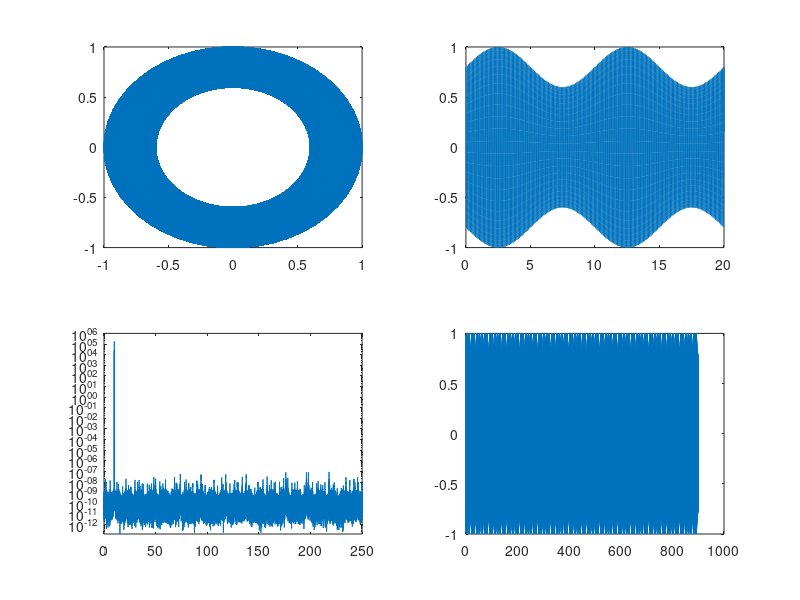

Write the MATLAB code that produced this figure. (Note: this script raises an error after producing the figure.)
%%
% Generate 'Signal'
clear;clc
f = 10;  % carry frequency
Fs = 500;  % sampling rate
n = (1:450000)./Fs;
N = length(n);  % number of samples
CarrySignal = 2*pi*f*n;
% AM
mt = 0.2*sin(2*pi*n*0.1);  % message, 0.1 is message frequency
enve = 0.8*ones(1, length(n))+mt;  % generate envelop
Signal = (enve.*exp(i*CarrySignal))';  % modulate
a = real(Signal);
figure(1);
subplot(2,2,1)
plot(Signal);

xaxis = (0:length(a)-1)./Fs;
subplot(2,2,2)
plot(xaxis, a); axis([0 20 -1 1]);

freqSig = abs(fft(a, N));
freq = Fs*(0:N-1)/N;
subplot(2,2,3);
semilogy(freq, freqSig); axis([0 Fs/2 0 10^(6)]);

subplot(2,2,4)
plot(xaxis, a);

%%
% Send 'Signal' through Pluto
CenterFrequency = 800e6;
BasebandSampleRate = 1e6;
txPluto = sdrtx('Pluto', 'RadioID', 'usb:0', ...
    'CenterFrequency', CenterFrequency, ...
    'BasebandSampleRate', BasebandSampleRate, ...
    'ChannelMapping',1, ...
    'Gain',0);
%%
i=3;
while i
    txPluto(Signal);
    i=i-1;
end

disp('send finish');

% receive Signal
rxPluto = sdrrx('Pluto','RadioID','usb:0', ...
    'CenterFrequency', CenterFrequency,...
    'BasebandSampleRate', BasebandSampleRate, ...
    'ChannelMapping',1, ...
    'OutputDataType','double', ...
    'SamplesPerFrame',1e6, ...
    'Gain',30);

% data: the Signal received
% datavalid: if data if valid or not
% overflow: if data is overflow or not
[data,datavalid,overflow] = rxPluto();

%%
% the original data received
figure(2)
rd = 3*real(data);
subplot(2,2,1)
plot(data);

subplot(2,2,2)
xaxis = (0:length(rd)-1)./Fs;
plot(xaxis, rd); axis([1000 1020 -1 1]);

freqSig = abs(fft(rd, N));
freq = Fs*(0:N-1)/N;
subplot(2,2,3);
semilogy(freq, freqSig); axis([0 Fs/2 0 10^(6)]);

subplot(2,2,4)
xaxis = (0:length(rd)-1)./Fs;
plot(xaxis, rd);

%%
% data go through Butter
figure(3)
subplot(2,2,1)
plot(data);

Wn = f*2/Fs;
[butter1, butter2] = butter(2, Wn, 'low');  % 2 Butter
y = filter(butter1, butter2, rd);
subplot(2,2,2)
xaxis = (0:length(rd)-1)./Fs;
plot(xaxis, y); axis([1000 1020 -1 1]);

freqSig = abs(fft(y, N));
freq = Fs*(0:N-1)/N;
subplot(2,2,3);
semilogy(freq, freqSig); axis([0 Fs/2 0 10^(6)]);

subplot(2,2,4)
xaxis = (0:length(rd)-1)./Fs;
plot(xaxis, y);
